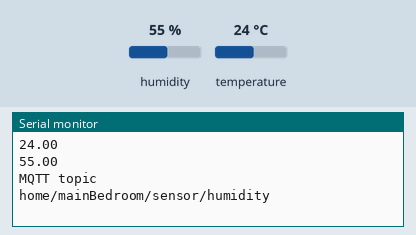
This sketch was run on a simulated ESP8266 (NodeMCU). Shown: the last lines printed to the serial monitor. Inputs (shaded band) come from the test bench; at power-on: humidity 55 %, temperature 24 °C. WiFi joins after 1.5 s; servers stay silent unless stated; storage starts empty; no MQTT or app messages arrive unless stated.

Above: at 5.7 s.
5.8 s: humidity set to 22 %
At 6.9 s:
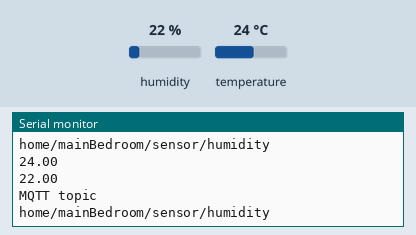
7.3 s: temperature set to 12 °C
8.8 s: humidity set to 40 %
At 10.3 s:
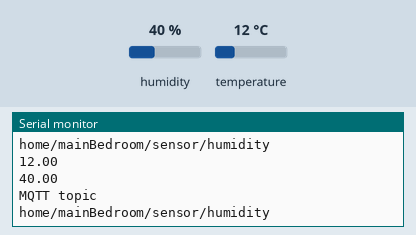
Timing chart, 0 to 11.8 s (numbered marks = the images above; inputs shaded):
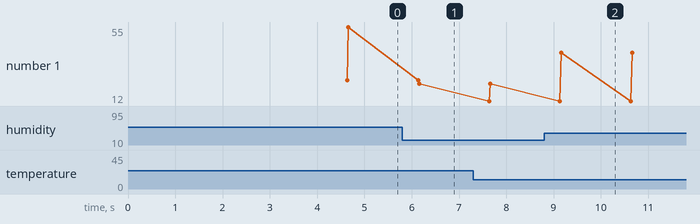

The sketch:

WifiTempSensor.ino
```cpp
#include <LittleFS.h>
#include <ArduinoJson.h>
#include <ESP8266WiFi.h>
#include <WiFiManager.h>
#include <DNSServer.h>
#include <ESP8266WebServer.h>
#include <PubSubClient.h>
#include <DHT.h>


struct ClientDetails {
  char deviceName[60];
  char ipAddress[14];
};

struct MqttDetails {
  char serverAddress[30];
  int port;
  char topic[100];
  char username[40];
  char password[40];
};

struct LocalConfig {
  ClientDetails clientDetails;
  MqttDetails mqttDetails;
};

const char *filename = "/config.txt";
LocalConfig localConfig;

WiFiServer server(80);
String header;
WiFiClient espClient;
bool shouldSaveConfig = false;

WiFiManager wifiManager;

PubSubClient client(espClient);

unsigned long previousMillis = 0;    // will store last time DHT was updated
// Updates DHT readings every 10 seconds
const long interval = 1500;

#define DHTTYPE DHT11
#define DHTPIN 2
DHT dht = DHT(DHTPIN, DHTTYPE);

// current temperature & humidity, updated in loop()
float t = 0.0;
float h = 0.0;

bool resetFlag = false;

void saveConfigCallback () {
  Serial.println("Should save config");
  shouldSaveConfig = true;
}


bool readFromFile(const char *filename, LocalConfig &localConfig) {
  Serial.print("Start read from file");
  Serial.println(filename);

  File file = LittleFS.open(filename, "r");

  StaticJsonDocument<350> doc;
  DeserializationError error = deserializeJson(doc, file);
  if (error) {
    Serial.println(F("Error: Failed to read file."));
    file.close();
    return false;
  }

  serializeJsonPretty(doc, Serial);

  strlcpy(localConfig.clientDetails.deviceName,                 // <- destination
          doc["clientDetails"]["deviceName"],                  // <- source
          sizeof(localConfig.clientDetails.deviceName));      // <- destination's capacity

  strlcpy(localConfig.clientDetails.ipAddress,                 // <- destination
          doc["clientDetails"]["ipAddress"],                  // <- source
          sizeof(localConfig.clientDetails.ipAddress));      // <- destination's capacity

  strlcpy(localConfig.mqttDetails.serverAddress,                 // <- destination
          doc["mqttDetails"]["serverAddress"],                  // <- source
          sizeof(localConfig.mqttDetails.serverAddress));      // <- destination's capacity

  localConfig.mqttDetails.port = doc["mqttDetails"]["port"];

  strlcpy(localConfig.mqttDetails.topic,                 // <- destination
          doc["mqttDetails"]["topic"],                  // <- source
          sizeof(localConfig.mqttDetails.topic));      // <- destination's capacity

  strlcpy(localConfig.mqttDetails.username,                 // <- destination
          doc["mqttDetails"]["username"],                  // <- source
          sizeof(localConfig.mqttDetails.username));      // <- destination's capacity

  strlcpy(localConfig.mqttDetails.password,                 // <- destination
          doc["mqttDetails"]["password"],                  // <- source
          sizeof(localConfig.mqttDetails.password));      // <- destination's capacity

  file.close();
  return true;
}

void writeToFile(const char *filename, LocalConfig &localConfig) {
  Serial.println("write to file.");
  Serial.println(filename);
  Serial.println();
  File file = LittleFS.open(filename, "w+");
  if (!file) {
    Serial.println("Error: Opening config.txt to write failed");
  }

  StaticJsonDocument<350> configFile;

  JsonObject clientDetails  = configFile.createNestedObject("clientDetails");
  clientDetails["deviceName"] = localConfig.clientDetails.deviceName;
  clientDetails["ipAddress"] = localConfig.clientDetails.ipAddress;

  JsonObject mqttDetails  = configFile.createNestedObject("mqttDetails");
  mqttDetails["serverAddress"] = localConfig.mqttDetails.serverAddress;
  mqttDetails["port"] = localConfig.mqttDetails.port;
  mqttDetails["topic"] = localConfig.mqttDetails.topic;
  mqttDetails["username"] = localConfig.mqttDetails.username;
  mqttDetails["password"] = localConfig.mqttDetails.password;

  if (serializeJson(configFile, file) == 0) {
    Serial.println("Error: Failed to write to file");
  }

  serializeJsonPretty(configFile, Serial);

  file.close();
}

void wifiManagerSetup() {
  // id/name, placeholder/prompt, default, length
  WiFiManagerParameter custom_mqtt_server("mqtt server address", "mqtt server address", "192.168.1.154", 30);
  WiFiManagerParameter custom_mqtt_port("mqtt port number", "mqtt port number", "1883", 6);
  WiFiManagerParameter custom_mqtt_topic("mqtt topic string", "mqtt topic string", "home/mainBedroom/sensor", 60);
  WiFiManagerParameter custom_mqtt_username("mqtt username", "mqtt username", "username", 40);
  WiFiManagerParameter custom_mqtt_password("mqtt password", "mqtt password", "password", 40);

  wifiManager.setSaveConfigCallback(saveConfigCallback);

  wifiManager.addParameter(&custom_mqtt_server);
  wifiManager.addParameter(&custom_mqtt_port);
  wifiManager.addParameter(&custom_mqtt_topic);
  wifiManager.addParameter(&custom_mqtt_username);
  wifiManager.addParameter(&custom_mqtt_password);

  if(resetFlag) {
    wifiManager.resetSettings();
  }

  wifiManager.autoConnect("Alltop Smart Device");

  Serial.println("Connected to wifi.");

  strcpy(localConfig.clientDetails.deviceName, "Main Bedroom Temperature/Humidity Sensor");

  String ip = WiFi.localIP().toString();
  int str_len = ip.length() + 1;
  char char_buffer[str_len];
  ip.toCharArray(char_buffer, str_len);
  strlcpy(localConfig.clientDetails.ipAddress, char_buffer, sizeof(localConfig.clientDetails.ipAddress));

  strcpy(localConfig.mqttDetails.serverAddress, custom_mqtt_server.getValue());
  localConfig.mqttDetails.port = atoi(custom_mqtt_port.getValue());
  strcpy(localConfig.mqttDetails.topic, custom_mqtt_topic.getValue());
  strcpy(localConfig.mqttDetails.username, custom_mqtt_username.getValue());
  strcpy(localConfig.mqttDetails.password, custom_mqtt_password.getValue());

}

void setup() {
  Serial.begin(115200);
  delay(3000); //Temp fix why is the while loop not working????
  while(!Serial);

  Serial.println();
  Serial.println("Start of setup.");
  while (!LittleFS.begin()) {
    Serial.println(F("Error: Failed to initialize LittleFS...Trying again."));
    delay(1000);
  }

  if(resetFlag) {
    LittleFS.format();
  }

  wifiManagerSetup();

  if(!readFromFile(filename, localConfig)) {
    writeToFile(filename, localConfig);
  }
  LittleFS.end();

  client.setServer(localConfig.mqttDetails.serverAddress, localConfig.mqttDetails.port);

}

void reconnect() {
  while (!client.connected()) {
    Serial.print("Attempting MQTT connection...");
    // Attempt to connect
    if (client.connect(localConfig.clientDetails.deviceName, localConfig.mqttDetails.username, localConfig.mqttDetails.password)) {
      Serial.println("connected to MQTT server.");
    } else {
      Serial.print("failed, rc=");
      Serial.print(client.state());
      Serial.println(" try again in 5 seconds");
      delay(5000);
    }
  }
}
void loop() {
  client.setServer(localConfig.mqttDetails.serverAddress, localConfig.mqttDetails.port);
  if (!client.connected()) {
    reconnect();
  }
  client.loop();

  unsigned long currentMillis = millis();
  if (currentMillis - previousMillis >= interval) {
    previousMillis = currentMillis;
    // Read temperature as Celsius (the default)
    float newT = dht.readTemperature(false, true); //true = Fahrenheit
    if (isnan(newT)) {
      Serial.println("Failed to read temp from DHT sensor!");
      char buf[70];
      strcpy(buf,localConfig.mqttDetails.topic);
      strcat(buf,"/temperature/error");
      Serial.println("MQTT topic");
      Serial.println(buf);
      client.publish(buf, String(" Error: Failed to read temp from DHT sensor!").c_str(), true);

    }
    else {
      t = newT;
      Serial.println(t);
      //need to send mqtt msg
      char buf[70];
      strcpy(buf,localConfig.mqttDetails.topic);
      strcat(buf,"/temperature");
      client.publish(buf, String(t).c_str(), true);

    }
    // Read Humidity
    float newH = dht.readHumidity(true);
    // if humidity read failed, don't change h value
    if (isnan(newH)) {
      Serial.println("Error: Failed to read humidity from DHT sensor!");
      char buf[70];
      strcpy(buf,localConfig.mqttDetails.topic);
      strcat(buf,"/humidity/error");
      Serial.println("MQTT topic");
      Serial.println(buf);
      client.publish(buf, String("Error: Failed to read humid from DHT sensor!").c_str(), true);

    }
    else {
      h = newH;
      Serial.println(h);
      //nned to send mqtt msg
      char buf[70];
      strcpy(buf,localConfig.mqttDetails.topic);
      strcat(buf,"/humidity");
      Serial.println("MQTT topic");
      Serial.println(buf);
      client.publish(buf, String(h).c_str(), true);

    }
  }

}
```

Measured:
- after the input at 5.8 s, the serial monitor: prints a new line after 0.36 s (image 1)
- after the input at 8.8 s, the serial monitor: prints a new line after 0.36 s (image 2)
- plotted number 1: 55 → 22 after the input at 5.8 s, 22 → 40 after the input at 8.8 s
